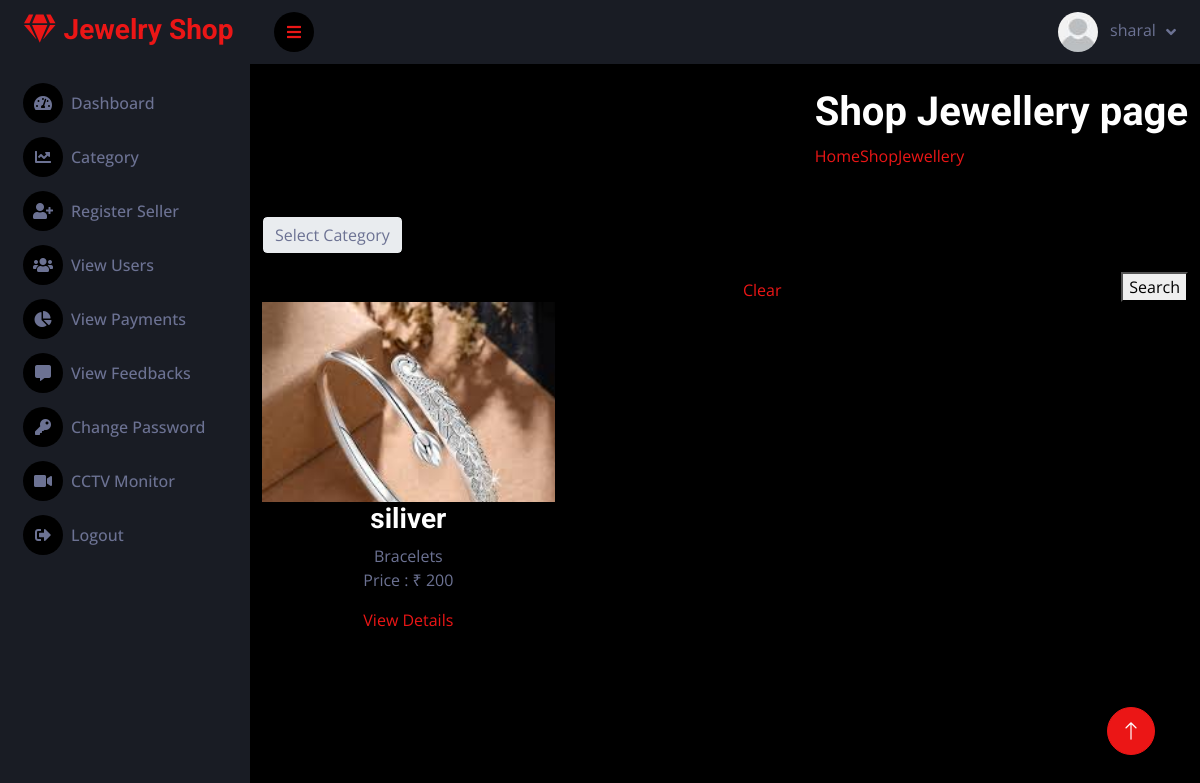
The page /jewellery.php (signed in) on the database its author committed.
### tables this page shows
CREATE TABLE `item_master` (
  `Item_master_id` int(10) UNSIGNED NOT NULL,
  `Category_master_id` varchar(45) DEFAULT NULL,
  `Pname` varchar(600) DEFAULT NULL,
  `Description` varchar(5000) DEFAULT NULL,
  `Image1` varchar(4500) DEFAULT NULL,
  `Price` varchar(45) DEFAULT NULL,
  `Quantity` varchar(45) DEFAULT NULL
);

CREATE TABLE `category_master` (
  `Category_master_id` int(10) UNSIGNED NOT NULL,
  `Category` varchar(45) DEFAULT NULL
);

### jewellery.php (the view, shortened to what this page needs)
<?php
require_once 'config/connection.php';
?>
<!DOCTYPE html>
<html lang="zxx" class="no-js">
<?php require_once 'include/header.php'; ?>
<section class="banner-area organic-breadcrumb">
    <div class="container">
        <div class="breadcrumb-banner d-flex flex-wrap align-items-center justify-content-end">
            <div class="col-first">
                <h1>Shop Jewellery page</h1>
                <nav class="d-flex align-items-center">
                    <a href="index.html">Home<span class="lnr lnr-arrow-right"></span></a>
                    <a href="#">Shop<span class="lnr lnr-arrow-right"></span></a>
                    <a href="jewellery.php">Jewellery</a>
                </nav>
            </div>
        </div>
    </div>
</section><br></br>
<section class="about_section layout_padding2-top layout_padding-bottom">
<div class="container">
    <div class="row">
        <div class="col-md-12">
            <form method="GET" class="d-flex justify-content-between align-items-end">
                <div class="form-group mb-0">
                    <select class="form-control" id="category" name="category">
                    <option value="" selected disabled>Select Category</option>
                    </select><br></br>
                </div>
                <a href="jewellery.php" class="genric-btn danger circle arrow">Clear</span></a>
                <button type="submit" class="genric-btn primary circle arrow">Search</button>
            </form>
        </div>
    </div>
</div>
    <div class="recepie_area plus_padding">
        <div class="container">
            <div class="row">
            <?php
                $where_clause = "";
                $sql = "SELECT * FROM item_master $where_clause";
                $res = mysqli_query($conn, $sql);
                if (mysqli_num_rows($res) > 0) {
                    while ($row = mysqli_fetch_array($res)) {
                        $category_master = "";
                        ?>
                        <div class="col-xl-4 col-lg-4 col-md-6">
                            <div class="single_recepie text-center">
                                <div class="recepie_thumb">
                                    <div class="image-container">
                                        <img src="images/<?php echo $row['Image1']; ?>" alt="">
                                    </div>
                                </div>
                                <h3><?php echo $row['Pname']; ?></h3>
                                <?php
                                $catid = $row['Category_master_id'];
                                $qry = "SELECT * FROM category_master WHERE Category_master_id = '$catid'";
                                $result = mysqli_query($conn, $qry);
                                if ($result && mysqli_num_rows($result) > 0) {
                                    $row2 = mysqli_fetch_assoc($result);
                                    $category_master = $row2['Category'];
                                }
                                ?>
                                <span><?php echo $category_master; ?></span>
                                <p>Price : ₹ <?php echo $row['Price']; ?></p>
                                <a href="item_master-details.php?Item_master_id=<?php echo $row['Item_master_id']; ?>" class="line_btn">View Details</a>
                            </div>
                        </div>
                        <?php
                    }
                }
                ?>
            </div>
        </div>
    </div>
</section>
<br></br>
<?php require_once 'include/footer.php'; ?>
</html>
</body>

### css/style.css (style rules this page uses)
:root { --primary: #EB1616; --secondary: #191C24; --light: #6C7293; --dark: #000000; }

### jewellery.php (style rules this page uses)
.image-container { width: 100%; height: 200px; overflow: hidden; }
.image-container img { width: 100%; height: auto; }
.single_recepie { animation: fadeInUp 0.5s ease forwards; }
.recepie_area .row > div { margin-bottom: 20px; }

### rows shown on the page
item_master: Image1 (picture), Pname "siliver", Category_master.Category "Bracelets", Price "200"

### other values the page prints
$_SESSION['User_name'] "sharal"
